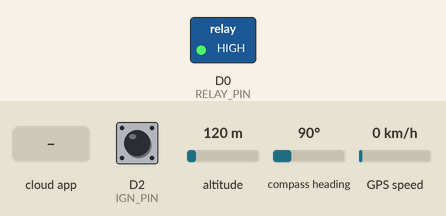
A sketch run on a simulated ESP8266 (NodeMCU). Parts: switched loads named in the sketch (green lamp = pin HIGH). The inputs (shaded band) are chosen by the test bench; at power-on: D2 (IGN_PIN) HIGH, altitude 120 m, compass heading 90°, GPS speed 0 km/h. WiFi joins after 1.5 s; servers stay silent unless stated; the GPS gets a fix after 3 s at 37.7749, -122.4194 with 8 satellites; the Firebase database answers and starts empty; what the sketch prints to the serial monitor is not drawn.

Above: at 2.8 s.
2.9 s: the phone or cloud app sets killSwitch to 1
At 4.3 s:
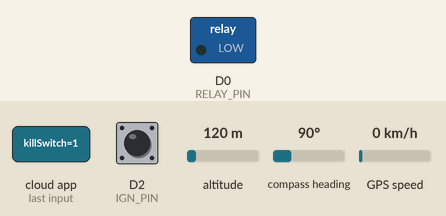
8.1 s: the phone or cloud app sets killSwitch to 0
At 10.6 s:
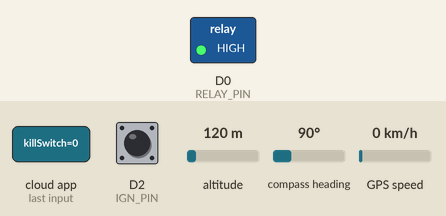
Timing chart, 0 to 12.1 s (numbered marks = the images above; inputs shaded):
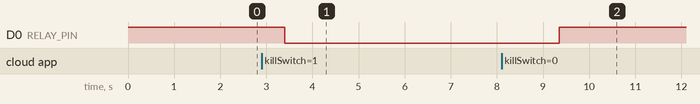

The sketch:

firmware.ino
```cpp
#include <ESP8266WiFi.h>
#include <FirebaseESP8266.h>
#include <SoftwareSerial.h>
#include <TinyGPSPlus.h>

// --- SETUP: 1. Wi-Fi Credentials ---
// Replace with your hotspot or testing network details.
#define WIFI_SSID       "YOUR_WIFI_SSID"
#define WIFI_PASSWORD   "YOUR_WIFI_PASSWORD"

// --- SETUP: 2. Firebase Project Details ---
// Find these in your Firebase Project Settings.
#define DATABASE_URL    "YOUR_FIREBASE_DATABASE_URL" // e.g., "https://project-name-default-rtdb.firebaseio.com"
#define DATABASE_SECRET "YOUR_FIREBASE_DATABASE_SECRET" // Legacy token from Project Settings > Service accounts

// --- Hardware Pin Definitions ---
#define GPS_RX D7
#define GPS_TX D8
#define RELAY_PIN D0
#define IGN_PIN D2

// --- System Variables ---
FirebaseData firebaseData;
FirebaseAuth auth;
FirebaseConfig config;
SoftwareSerial gpsSerial(GPS_RX, GPS_TX);
TinyGPSPlus gps;
bool lastKillState = false;
bool lastIgnState = false;

void connectWiFi() {
  Serial.print("Connecting Wi-Fi");
  WiFi.begin(WIFI_SSID, WIFI_PASSWORD);
  while (WiFi.status() != WL_CONNECTED) {
    delay(500);
    Serial.print(".");
  }
  Serial.println("\nWi-Fi connected: " + WiFi.localIP().toString());
}

void setup() {
  Serial.begin(115200);
  gpsSerial.begin(9600);
  pinMode(RELAY_PIN, OUTPUT);
  digitalWrite(RELAY_PIN, HIGH);  // Default OFF (Relay is likely Active LOW)
  pinMode(IGN_PIN, INPUT);        // Ignition sense pin

  connectWiFi();

  config.database_url = DATABASE_URL;
  config.signer.tokens.legacy_token = DATABASE_SECRET;

  Firebase.begin(&config, &auth);
  Firebase.reconnectWiFi(true);
  Serial.println("Firebase initialized");

  lastIgnState = digitalRead(IGN_PIN) == HIGH;

  // Initialize killSwitch on Firebase if it doesn't exist to prevent null reads
  if (!Firebase.getInt(firebaseData, "/killSwitch")) {
    Firebase.setInt(firebaseData, "/killSwitch", 0);
  }

  Serial.printf("Ignition at boot: %s\n", lastIgnState ? "ON" : "OFF");
}

void loop() {
  // Process GPS data for one second to ensure a potential fix
  unsigned long start = millis();
  while (millis() - start < 1000) {
    if (gpsSerial.available()) {
      gps.encode(gpsSerial.read());
    }
  }

  bool gpsValid = gps.location.isValid();
  float lat = gpsValid ? gps.location.lat() : 0.0;
  float lng = gpsValid ? gps.location.lng() : 0.0;

  // 1. Send heartbeat timestamp to monitor device connectivity
  Firebase.setTimestamp(firebaseData, "/heartbeat/timestamp");

  // 2. Update GPS coordinates and timestamp
  Firebase.setFloat(firebaseData, "/gps/latitude", lat);
  Firebase.setFloat(firebaseData, "/gps/longitude", lng);
  Firebase.setTimestamp(firebaseData, "/gps/timestamp");

  if (gpsValid) {
    Serial.printf("GPS: %.6f, %.6f [VALID]\n", lat, lng);
  } else {
    Serial.println("GPS: Invalid data.");
  }

  // 3. Listen for kill-switch commands and update relay state
  if (Firebase.getInt(firebaseData, "/killSwitch")) {
    bool killCmd = (firebaseData.intData() == 1);
    digitalWrite(RELAY_PIN, killCmd ? LOW : HIGH); // Active LOW relay control

    int relayStatus = (digitalRead(RELAY_PIN) == LOW) ? 1 : 0;
    if (relayStatus != lastKillState) {
      Firebase.setInt(firebaseData, "/relay", relayStatus);
      Serial.printf("Relay switched %s\n", relayStatus ? "ON" : "OFF");
      lastKillState = relayStatus;
    }
  }

  // 4. Detect ignition state changes and log location on "Ignition ON" event
  bool ignState = digitalRead(IGN_PIN) == HIGH;
  Firebase.setInt(firebaseData, "/ignition/state", ignState ? 1 : 0);

  if (!lastIgnState && ignState && gpsValid) { // If changed from OFF to ON
    Firebase.setFloat(firebaseData, "/ignition/lat", lat);
    Firebase.setFloat(firebaseData, "/ignition/lng", lng);
    Serial.println("Ignition ON event detected. Location logged.");
  }

  if (ignState != lastIgnState) {
    Serial.printf("Ignition state changed to: %s\n", ignState ? "ON" : "OFF");
  }

  lastIgnState = ignState;

  delay(1000);
}
```

Measured:
- after the input at 2.9 s, D0 (RELAY_PIN): HIGH → LOW after 0.50 s
- after the input at 8.1 s, D0 (RELAY_PIN): LOW → HIGH after 1.3 s
